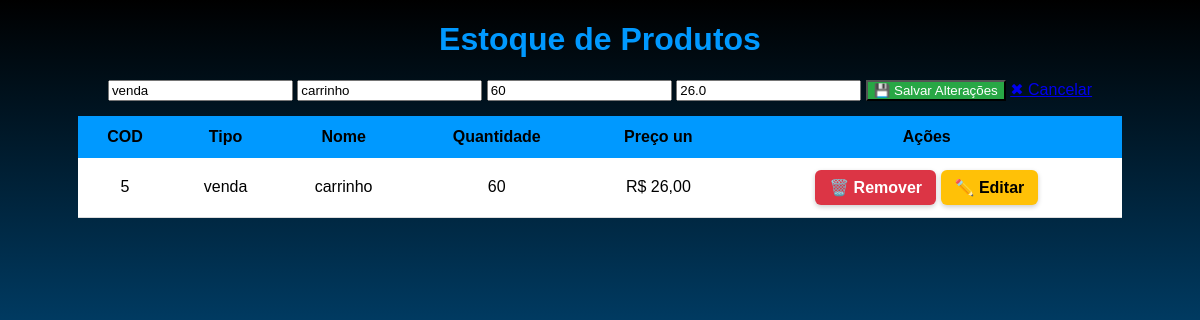
/editar/5, run on the app's committed database.
### tables this page shows
CREATE TABLE produtos (
            id INTEGER PRIMARY KEY AUTOINCREMENT,
            tipo TEXT NOT NULL,
            nome TEXT NOT NULL,
            quantidade INTEGER NOT NULL,
            preco REAL NOT NULL
        );

### app.py (the view, shortened to what this page needs)
@app.route("/editar/<int:id>", methods=["GET", "POST"])
def editar(id):
    produto = database.get_produto(id)
    produtos = database.get_all_produtos()
    return render_template("index.html", produtos=produtos, produto_edit=produto)
    produto = database.get_produto(id)
    return render_template("editar.html", produto=produto)

### app.py (called while the page is built)
@app.template_filter("brl")
def format_brl(value):
    return f"R$ {value:,.2f}".replace(",", "X").replace(".", ",").replace("X", ".")

### database.py (called while the page is built)
def get_connection():
    return sqlite3.connect(DB_NAME)

def get_all_produtos():
    conn = get_connection()
    cur = conn.cursor()
    cur.execute("SELECT * FROM produtos")
    produtos = cur.fetchall()
    conn.close()
    return produtos

def get_produto(produto_id):
    conn = get_connection()
    cur = conn.cursor()
    cur.execute("SELECT * FROM produtos WHERE id=?", (produto_id,))
    produto = cur.fetchone()
    conn.close()
    return produto

### templates/index.html (shortened to what this page needs)
<!DOCTYPE html>
<html lang="pt-br">
<head>
    <link rel="stylesheet" href="/static/style.css">
</head>
<body>
    <h1>Estoque de Produtos</h1>
    <div class="actions-container">
        {% if produto_edit %}
            <form action="{{ url_for('editar', id=produto_edit[0]) }}" method="POST" class="add-form">
                <input type="text" name="tipo" value="{{ produto_edit[1] }}" required>
                <input type="text" name="nome" value="{{ produto_edit[2] }}" required>
                <input type="number" name="quantidade" value="{{ produto_edit[3] }}" min="1" required>
                <input type="number" step="0.01" name="preco" value="{{ produto_edit[4] }}" required>
                <button type="submit" class="add-btn">💾 Salvar Alterações</button>
                <a href="{{ url_for('index') }}" class="cancel-btn">✖ Cancelar</a>
            </form>
        {% endif %}
    </div>
    <table class="table">
        <thead>
            <tr>
                <th>COD</th>
                <th>Tipo</th>
                <th>Nome</th>
                <th>Quantidade</th>
                <th>Preço un</th>
                <th>Ações</th>
            </tr>
        </thead>
        <tbody>
            {% for produto in produtos %}
            <tr>
                <td>{{ produto[0] }}</td>
                <td>{{ produto[1] }}</td>
                <td>{{ produto[2] }}</td>
                <td>{{ produto[3] }}</td>
                <td>{{ produto[4]|brl }}</td>
                <td>
                    <a href="{{ url_for('remover', id=produto[0]) }}" class="remove-btn">🗑️ Remover</a>
                    <a href="{{ url_for('editar', id=produto[0]) }}" class="edit-btn">✏️ Editar</a>
                </td>
            </tr>
            {% endfor %}
        </tbody>
    </table>
</body>
</html>

### static/style.css (style rules this page uses)
body { background-image: linear-gradient(to bottom, #000000, #0099ff); height: 100vh; font-family: Arial, sans-serif; margin: 20px; }
h1, h2 { color: #0099ff; text-align: center; }
.actions-container { text-align: center; margin-bottom: 15px; }
table { width: 90%; margin: 0 auto; border-collapse: collapse; background-color: #fff; }
th { background-color: #0099ff; color: white; padding: 12px; color: #000000; }
td { text-align: center; padding: 12px; border-bottom: 1px solid #ddd; color: #000000; }
.add-btn { background-color: #28a745; color: white; }
.edit-btn, .remove-btn { display: inline-flex; align-items: center; gap: 6px; padding: 8px 14px; border: none; border-radius: 6px; font-weight: bold; cursor: pointer; transition: all 0.3s ease; text-decoration: none; }
.edit-btn { background-color: #ffc107; color: #000; box-shadow: 0 2px 5px rgba(0,0,0,0.2); }
.remove-btn { background-color: #dc3545; color: #fff; box-shadow: 0 2px 5px rgba(0,0,0,0.2); }

### data on the page
produtos: tipo "venda", nome "carrinho", quantidade "60", preco "26.0", id "5", preco "R$ 26,00"
